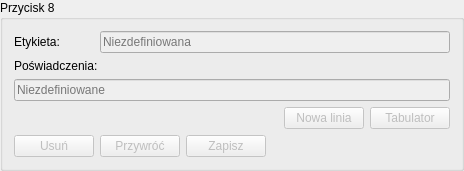
         <widget class="QGroupBox" name="groupBox_9">
          <property name="sizePolicy">
           <sizepolicy hsizetype="Preferred" vsizetype="Maximum">
            <horstretch>0</horstretch>
            <verstretch>0</verstretch>
           </sizepolicy>
          </property>
          <property name="minimumSize">
           <size>
            <width>0</width>
            <height>0</height>
           </size>
          </property>
          <property name="title">
           <string>Przycisk 8</string>
          </property>
          <layout class="QGridLayout" name="gridLayout_13" columnstretch="0,0,0,0,0,0,0" columnminimumwidth="0,0,0,0,0,0,0">
           <item row="4" column="1">
            <widget class="QPushButton" name="pushButton_44">
             <property name="enabled">
              <bool>false</bool>
             </property>
             <property name="sizePolicy">
              <sizepolicy hsizetype="Maximum" vsizetype="Preferred">
               <horstretch>0</horstretch>
               <verstretch>0</verstretch>
              </sizepolicy>
             </property>
             <property name="toolTip">
              <string>&lt;html&gt;&lt;head/&gt;&lt;body&gt;&lt;p&gt;Wczytuje do pola edycyjnego hasło zapisane w urządzeniu&lt;/p&gt;&lt;/body&gt;&lt;/html&gt;</string>
             </property>
             <property name="text">
              <string>Przywróć</string>
             </property>
            </widget>
           </item>
           <item row="0" column="0">
            <widget class="QLabel" name="label_26">
             <property name="sizePolicy">
              <sizepolicy hsizetype="Maximum" vsizetype="Preferred">
               <horstretch>0</horstretch>
               <verstretch>0</verstretch>
              </sizepolicy>
             </property>
             <property name="font">
              <font>
               <pointsize>9</pointsize>
              </font>
             </property>
             <property name="text">
              <string>Etykieta:</string>
             </property>
            </widget>
           </item>
           <item row="0" column="1" colspan="6">
            <widget class="QLineEdit" name="lineEdit_18">
             <property name="enabled">
              <bool>false</bool>
             </property>
             <property name="sizePolicy">
              <sizepolicy hsizetype="MinimumExpanding" vsizetype="Preferred">
               <horstretch>0</horstretch>
               <verstretch>0</verstretch>
              </sizepolicy>
             </property>
             <property name="placeholderText">
              <string>Niezdefiniowana</string>
             </property>
             <property name="clearButtonEnabled">
              <bool>true</bool>
             </property>
            </widget>
           </item>
           <item row="4" column="2">
            <widget class="QPushButton" name="pushButton_45">
             <property name="enabled">
              <bool>false</bool>
             </property>
             <property name="sizePolicy">
              <sizepolicy hsizetype="Maximum" vsizetype="Preferred">
               <horstretch>0</horstretch>
               <verstretch>0</verstretch>
              </sizepolicy>
             </property>
             <property name="toolTip">
              <string>Zapisuje hasło na urządzeniu</string>
             </property>
             <property name="text">
              <string>Zapisz</string>
             </property>
            </widget>
           </item>
           <item row="1" column="0" colspan="2">
            <widget class="QLabel" name="label_27">
             <property name="sizePolicy">
              <sizepolicy hsizetype="Maximum" vsizetype="Preferred">
               <horstretch>0</horstretch>
               <verstretch>0</verstretch>
              </sizepolicy>
             </property>
             <property name="text">
              <string>Poświadczenia:</string>
             </property>
            </widget>
           </item>
           <item row="3" column="6">
            <widget class="QPushButton" name="pushButton_46">
             <property name="enabled">
              <bool>false</bool>
             </property>
             <property name="sizePolicy">
              <sizepolicy hsizetype="Minimum" vsizetype="Preferred">
               <horstretch>0</horstretch>
               <verstretch>0</verstretch>
              </sizepolicy>
             </property>
             <property name="toolTip">
              <string>&lt;html&gt;&lt;head/&gt;&lt;body&gt;&lt;p&gt;Wstawia znak tabulatora (&amp;#x21E5;) na bieżącej pozycji.&lt;/p&gt;&lt;/body&gt;&lt;/html&gt;</string>
             </property>
             <property name="text">
              <string>Tabulator</string>
             </property>
            </widget>
           </item>
           <item row="3" column="5">
            <widget class="QPushButton" name="pushButton_47">
             <property name="enabled">
              <bool>false</bool>
             </property>
             <property name="sizePolicy">
              <sizepolicy hsizetype="Minimum" vsizetype="Preferred">
               <horstretch>0</horstretch>
               <verstretch>0</verstretch>
              </sizepolicy>
             </property>
             <property name="toolTip">
              <string>&lt;html&gt;&lt;head/&gt;&lt;body&gt;&lt;p&gt;Wstawia znak nowej linii (&amp;#x21B5;) na bieżącej pozycji.&lt;/p&gt;&lt;/body&gt;&lt;/html&gt;</string>
             </property>
             <property name="text">
              <string>Nowa linia</string>
             </property>
            </widget>
           </item>
           <item row="2" column="0" colspan="7">
            <widget class="QLineEdit" name="lineEdit_19">
             <property name="enabled">
              <bool>false</bool>
             </property>
             <property name="sizePolicy">
              <sizepolicy hsizetype="MinimumExpanding" vsizetype="Preferred">
               <horstretch>0</horstretch>
               <verstretch>0</verstretch>
              </sizepolicy>
             </property>
             <property name="toolTip">
              <string>&lt;html&gt;&lt;head/&gt;&lt;body&gt;&lt;p&gt;Pole edycyjne hasła pod przyciskiem. Hasło zostanie zapisane po wybraniu &amp;quot;Zapisz&amp;quot;&lt;/p&gt;&lt;/body&gt;&lt;/html&gt;</string>
             </property>
             <property name="maxLength">
              <number>150</number>
             </property>
             <property name="placeholderText">
              <string>Niezdefiniowane</string>
             </property>
             <property name="clearButtonEnabled">
              <bool>true</bool>
             </property>
            </widget>
           </item>
           <item row="4" column="0">
            <widget class="QPushButton" name="pushButton_48">
             <property name="enabled">
              <bool>false</bool>
             </property>
             <property name="sizePolicy">
              <sizepolicy hsizetype="Maximum" vsizetype="Preferred">
               <horstretch>0</horstretch>
               <verstretch>0</verstretch>
              </sizepolicy>
             </property>
             <property name="toolTip">
              <string>Kasuje hasło w urządzeniu</string>
             </property>
             <property name="text">
              <string>Usuń</string>
             </property>
            </widget>
           </item>
          </layout>
         </widget>
